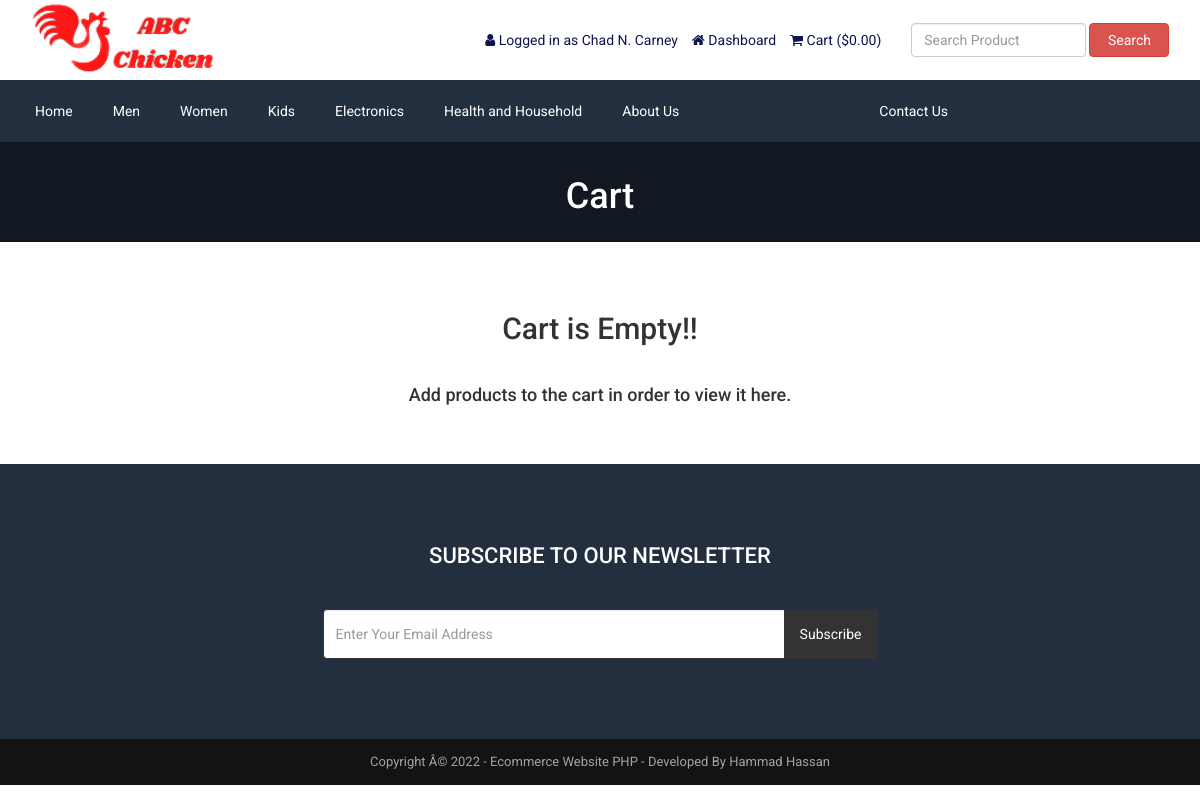
Page /cart.php (signed in) on the committed database.
### tables this page shows
CREATE TABLE `tbl_settings` (
  `id` int(11) NOT NULL,
  `logo` varchar(255) NOT NULL,
  `favicon` varchar(255) NOT NULL,
  `footer_about` text NOT NULL,
  `footer_copyright` text NOT NULL,
  `contact_address` text NOT NULL,
  `contact_email` varchar(255) NOT NULL,
  `contact_phone` varchar(255) NOT NULL,
  `contact_fax` varchar(255) NOT NULL,
  `contact_map_iframe` text NOT NULL,
  `receive_email` varchar(255) NOT NULL,
  `receive_email_subject` varchar(255) NOT NULL,
  `receive_email_thank_you_message` text NOT NULL,
  `forget_password_message` text NOT NULL,
  `total_recent_post_footer` int(10) NOT NULL,
  `total_popular_post_footer` int(10) NOT NULL,
  `total_recent_post_sidebar` int(11) NOT NULL,
  `total_popular_post_sidebar` int(11) NOT NULL,
  `total_featured_product_home` int(11) NOT NULL,
  `total_latest_product_home` int(11) NOT NULL,
  `total_popular_product_home` int(11) NOT NULL,
  `meta_title_home` text NOT NULL,
  `meta_keyword_home` text NOT NULL,
  `meta_description_home` text NOT NULL,
  `banner_login` varchar(255) NOT NULL,
  `banner_registration` varchar(255) NOT NULL,
  `banner_forget_password` varchar(255) NOT NULL,
  `banner_reset_password` varchar(255) NOT NULL,
  `banner_search` varchar(255) NOT NULL,
  `banner_cart` varchar(255) NOT NULL,
  `banner_checkout` varchar(255) NOT NULL,
  `banner_product_category` varchar(255) NOT NULL,
  `banner_blog` varchar(255) NOT NULL,
  `cta_title` varchar(255) NOT NULL,
  `cta_content` text NOT NULL,
  `cta_read_more_text` varchar(255) NOT NULL,
  `cta_read_more_url` varchar(255) NOT NULL,
  `cta_photo` varchar(255) NOT NULL,
  `featured_product_title` varchar(255) NOT NULL,
  `featured_product_subtitle` varchar(255) NOT NULL,
  `latest_product_title` varchar(255) NOT NULL,
  `latest_product_subtitle` varchar(255) NOT NULL,
  `popular_product_title` varchar(255) NOT NULL,
  `popular_product_subtitle` varchar(255) NOT NULL,
  `testimonial_title` varchar(255) NOT NULL,
  `testimonial_subtitle` varchar(255) NOT NULL,
  `testimonial_photo` varchar(255) NOT NULL,
  `blog_title` varchar(255) NOT NULL,
  `blog_subtitle` varchar(255) NOT NULL,
  `newsletter_text` text NOT NULL,
  `paypal_email` varchar(255) NOT NULL,
  `stripe_public_key` varchar(255) NOT NULL,
  `stripe_secret_key` varchar(255) NOT NULL,
  `bank_detail` text NOT NULL,
  `before_head` text NOT NULL,
  `after_body` text NOT NULL,
  `before_body` text NOT NULL,
  `home_service_on_off` int(11) NOT NULL,
  `home_welcome_on_off` int(11) NOT NULL,
  `home_featured_product_on_off` int(11) NOT NULL,
  `home_latest_product_on_off` int(11) NOT NULL,
  `home_popular_product_on_off` int(11) NOT NULL,
  `home_testimonial_on_off` int(11) NOT NULL,
  `home_blog_on_off` int(11) NOT NULL,
  `newsletter_on_off` int(11) NOT NULL,
  `ads_above_welcome_on_off` int(1) NOT NULL,
  `ads_above_featured_product_on_off` int(1) NOT NULL,
  `ads_above_latest_product_on_off` int(1) NOT NULL,
  `ads_above_popular_product_on_off` int(1) NOT NULL,
  `ads_above_testimonial_on_off` int(1) NOT NULL,
  `ads_category_sidebar_on_off` int(1) NOT NULL
);

CREATE TABLE `tbl_top_category` (
  `tcat_id` int(11) NOT NULL,
  `tcat_name` varchar(255) NOT NULL,
  `show_on_menu` int(1) NOT NULL
);

CREATE TABLE `tbl_page` (
  `id` int(11) NOT NULL,
  `about_title` varchar(255) NOT NULL,
  `about_content` text NOT NULL,
  `about_banner` varchar(255) NOT NULL,
  `about_meta_title` varchar(255) NOT NULL,
  `about_meta_keyword` text NOT NULL,
  `about_meta_description` text NOT NULL,
  `faq_title` varchar(255) NOT NULL,
  `faq_banner` varchar(255) NOT NULL,
  `faq_meta_title` varchar(255) NOT NULL,
  `faq_meta_keyword` text NOT NULL,
  `faq_meta_description` text NOT NULL,
  `blog_title` varchar(255) NOT NULL,
  `blog_banner` varchar(255) NOT NULL,
  `blog_meta_title` varchar(255) NOT NULL,
  `blog_meta_keyword` text NOT NULL,
  `blog_meta_description` text NOT NULL,
  `contact_title` varchar(255) NOT NULL,
  `contact_banner` varchar(255) NOT NULL,
  `contact_meta_title` varchar(255) NOT NULL,
  `contact_meta_keyword` text NOT NULL,
  `contact_meta_description` text NOT NULL,
  `pgallery_title` varchar(255) NOT NULL,
  `pgallery_banner` varchar(255) NOT NULL,
  `pgallery_meta_title` varchar(255) NOT NULL,
  `pgallery_meta_keyword` text NOT NULL,
  `pgallery_meta_description` text NOT NULL,
  `vgallery_title` varchar(255) NOT NULL,
  `vgallery_banner` varchar(255) NOT NULL,
  `vgallery_meta_title` varchar(255) NOT NULL,
  `vgallery_meta_keyword` text NOT NULL,
  `vgallery_meta_description` text NOT NULL
);

### cart.php (the view, shortened to what this page needs)
<?php require_once('header.php'); ?>
<?php
$statement = $pdo->prepare("SELECT * FROM tbl_settings WHERE id=1");
$statement->execute();
$result = $statement->fetchAll(PDO::FETCH_ASSOC);
foreach ($result as $row) {
    $banner_cart = $row['banner_cart'];
}
?>
<div class="page-banner" style="background-image: url(assets/uploads/<?php echo $banner_cart; ?>)">
    <div class="overlay"></div>
    <div class="page-banner-inner">
        <h1><?php echo LANG_VALUE_18; ?></h1>
    </div>
</div>
<div class="page">
	<div class="container">
		<div class="row">
			<div class="col-md-12">
                <?php if(!isset($_SESSION['cart_p_id'])): ?>
                    <?php echo '<h2 class="text-center">Cart is Empty!!</h2></br>'; ?>
                    <?php echo '<h4 class="text-center">Add products to the cart in order to view it here.</h4>'; ?>
                <?php endif; ?>
			</div>
		</div>
	</div>
</div>
<?php require_once('footer.php'); ?>

### header.php (shortened to what this page needs)
<?php
include("admin/inc/config.php");
$statement = $pdo->prepare("SELECT * FROM tbl_settings WHERE id=1");
$statement->execute();
$result = $statement->fetchAll(PDO::FETCH_ASSOC);
foreach ($result as $row)
{
	$logo = $row['logo'];
}
?>
<!DOCTYPE html>
<html lang="en">
<head>
	<link rel="stylesheet" href="assets/css/bootstrap.min.css">
	<link rel="stylesheet" href="assets/css/font-awesome.min.css">
	<link rel="stylesheet" href="assets/css/owl.carousel.min.css">
	<link rel="stylesheet" href="assets/css/owl.theme.default.min.css">
	<link rel="stylesheet" href="assets/css/jquery.bxslider.min.css">
    <link rel="stylesheet" href="assets/css/magnific-popup.css">
    <link rel="stylesheet" href="assets/css/rating.css">
	<link rel="stylesheet" href="assets/css/spacing.css">
	<link rel="stylesheet" href="assets/css/bootstrap-touch-slider.css">
	<link rel="stylesheet" href="assets/css/animate.min.css">
	<link rel="stylesheet" href="assets/css/tree-menu.css">
	<link rel="stylesheet" href="assets/css/select2.min.css">
	<link rel="stylesheet" href="assets/css/main.css">
	<link rel="stylesheet" href="assets/css/responsive.css">
	<?php
	$statement = $pdo->prepare("SELECT * FROM tbl_page WHERE id=1");
	$statement->execute();
	$result = $statement->fetchAll(PDO::FETCH_ASSOC);
		?>
</head>
<body>
<div class="header">
	<div class="container">
		<div class="row inner">
			<div class="col-md-4 logo">
				<a href="index.php"><img src="assets/uploads/<?php echo $logo; ?>" alt="logo image"></a>
			</div>
			<div class="col-md-5 right">
				<ul>
					<?php
					if(isset($_SESSION['customer'])) {
						?>
						<li><i class="fa fa-user"></i> <?php echo LANG_VALUE_13; ?> <?php echo $_SESSION['customer']['cust_name']; ?></li>
						<li><a href="dashboard.php"><i class="fa fa-home"></i> <?php echo LANG_VALUE_89; ?></a></li>
						<?php
					} else {
						?>
						<li><a href="login.php"><i class="fa fa-sign-in"></i> <?php echo LANG_VALUE_9; ?></a></li>
						<li><a href="registration.php"><i class="fa fa-user-plus"></i> <?php echo LANG_VALUE_15; ?></a></li>
						<?php
					}
					?>
					<li><a href="cart.php"><i class="fa fa-shopping-cart"></i> <?php echo LANG_VALUE_18; ?> (<?php echo LANG_VALUE_1; ?><?php
					if(isset($_SESSION['cart_p_id'])) {
						$table_total_price = 0;
						$i=0;
	                    foreach($_SESSION['cart_p_qty'] as $key => $value)
	                    {
	                        $i++;
	                        $arr_cart_p_qty[$i] = $value;
	                    }                    $i=0;
	                    foreach($_SESSION['cart_p_current_price'] as $key => $value)
	                    {
	                        $i++;
	                        $arr_cart_p_current_price[$i] = $value;
	                    }
	                    for($i=1;$i<=count($arr_cart_p_qty);$i++) {
	                    	$row_total_price = $arr_cart_p_current_price[$i]*$arr_cart_p_qty[$i];
	                        $table_total_price = $table_total_price + $row_total_price;
	                    }
						echo $table_total_price;
					} else {
						echo '0.00';
					}
					?>)</a></li>
				</ul>
			</div>
			<div class="col-md-3 search-area">
				<form class="navbar-form navbar-left" role="search" action="search-result.php" method="get">
					<div class="form-group">
						<input type="text" class="form-control search-top" placeholder="<?php echo LANG_VALUE_2; ?>" name="search_text">
					</div>
					<button type="submit" class="btn btn-danger"><?php echo LANG_VALUE_3; ?></button>
				</form>
			</div>
		</div>
	</div>
</div>
<div class="nav">
	<div class="container">
		<div class="row">
			<div class="col-md-12 pl_0 pr_0">
				<div class="menu-container">
					<div class="menu">
						<ul>
							<li><a href="index.php">Home</a></li>
							<?php
							$statement = $pdo->prepare("SELECT * FROM tbl_top_category WHERE show_on_menu=1");
							$statement->execute();
							$result = $statement->fetchAll(PDO::FETCH_ASSOC);
							foreach ($result as $row) {
								?>
								<li><a href="product-category.php?id=<?php echo $row['tcat_id']; ?>&type=top-category"><?php echo $row['tcat_name']; ?></a>
								</li>
								<?php
							}
							?>
							<?php
							$statement = $pdo->prepare("SELECT * FROM tbl_page WHERE id=1");
							$statement->execute();
							$result = $statement->fetchAll(PDO::FETCH_ASSOC);
							foreach ($result as $row) {
								$about_title = $row['about_title'];
								$shipingPolicy_title = $row['shipingPolicy_title'];
								$PrivacyPolicy_title = $row['PrivacyPolicy_title'];
								$returnPolicy_title = $row['returnPolicy_title'];
								$termsAndCondition_title = $row['termsAndCondition_title'];
								$contact_title = $row['contact_title'];
							}
							?>
							<li><a href="about.php"><?php echo $about_title; ?></a></li>
							<li><a href="Shiping-Policy.php"><?php echo $shipingPolicy_title; ?></a></li>
							<li><a href="Terms_and_Conditions.php"><?php echo $termsAndCondition_title; ?></a></li>
							<li><a href="Return-Policy.php"><?php echo $returnPolicy_title; ?></a></li>
							<li><a href="Privacy-Policy.php"><?php echo $PrivacyPolicy_title; ?></a></li>
							<li><a href="contact.php"><?php echo $contact_title; ?></a></li>
						</ul>
					</div>
				</div>
			</div>
		</div>
	</div>
</div>

### footer.php (shortened to what this page needs)
<?php
$statement = $pdo->prepare("SELECT * FROM tbl_settings WHERE id=1");
$statement->execute();
$result = $statement->fetchAll(PDO::FETCH_ASSOC);
foreach ($result as $row)
{
	$footer_copyright = $row['footer_copyright'];
    $newsletter_on_off = $row['newsletter_on_off'];
}
?>
<?php if($newsletter_on_off == 1): ?>
<section class="home-newsletter">
	<div class="container">
		<div class="row">
			<div class="col-md-6 col-md-offset-3">
				<div class="single">
				<form action="" method="post">
					<h2><?php echo LANG_VALUE_93; ?></h2>
					<div class="input-group">
			        	<input type="email" class="form-control" placeholder="<?php echo LANG_VALUE_95; ?>" name="email_subscribe">
			         	<span class="input-group-btn">
			         	<button class="btn btn-theme" type="submit" name="form_subscribe"><?php echo LANG_VALUE_92; ?></button>
			         	</span>
			        </div>
				</div>
			</div>
		</div>
	</div>
</section>
<?php endif; ?>
<div class="footer-bottom">
	<div class="container">
		<div class="row">
			<div class="col-md-12 copyright">
				<?php echo $footer_copyright; ?>
			</div>
		</div>
	</div>
</div>
</body>
</html>

### assets/css/main.css (style rules this page uses)
* { margin: 0; padding: 0; }
body { font-family: "Roboto", sans-serif; font-size: 14px; }
h1, h2, h3, h4, h5, h6 { font-family: "Roboto", sans-serif; }
a { text-decoration: none; }
.header { width: 100%; height: auto; background: #fff; }
.header .inner { height: auto; display: table; }
.header .logo { float: none; display: table-cell; vertical-align: middle; }
.header .logo img { max-width: 100%; height: 80px; }
.header .navbar-form .form-control { width: 300px; }
.header .search-area { float: none; display: table-cell; vertical-align: middle; }
.header .search-area .form-group { width: calc(100% - 84px); }
.header .search-area button { width: 80px; }
.header .search-area form { width: 100%; }
.header .right { float: none; display: table-cell; vertical-align: middle; padding-right: 0; }
.header .right ul { float: right; margin-bottom: 0; }
.header .right ul li { list-style-type: none; float: left; margin-left: 14px; color: #0d1452; }
.header .right ul li a { color: #0d1452; }
.header .navbar-form .search-top { width: 100%; }
.nav { background: #232f3e; }
.menu-container { width: 100%; margin: 0 auto; background: #232f3e; }
.menu-dropdown-icon:before { content: "\f067"; font-family: "FontAwesome"; display: none; cursor: pointer; float: right; padding: 1.5em 2em; background: #fff; color: #333; }
.menu > ul { margin: 0 auto; width: 100%; list-style: none; padding: 0; position: relative; box-sizing: border-box; }
.menu > ul:before, .menu > ul:after { content: ""; display: table; }
.menu > ul:after { clear: both; }
.menu > ul > li { float: left; padding: 0; margin: 0; }
.menu > ul > li a { text-decoration: none; padding: 1.5em 20px; display: block; color: #fff; }
.footer-bottom { width: 100%; height: auto; background: #141314; padding: 14px 0; }
.footer-bottom .copyright { font-size: 13px; color: #a3a3a3; text-align: center; }
.page-banner { width: 100%; height: auto; background-repeat: no-repeat; background-position: center center; -webkit-background-size: cover; background-size: cover; position: relative; padding-top: 15px; padding-bottom: 15px; overflow: hidden; }
.page-banner .overlay { position: absolute; left: 0; top: 0; width: 100%; height: 100%; opacity: 0.7; background: #131921; }
.page-banner h1 { color: #fff; text-align: center; z-index: 999; position: relative; }
.page { width: 100%; height: auto; padding-top: 50px; padding-bottom: 50px; }
.home-newsletter { padding: 80px 0; background: #232f3e; }
.home-newsletter .single { max-width: 650px; margin: 0 auto; text-align: center; position: relative; z-index: 2; }
.home-newsletter .single h2 { font-size: 22px; color: white; text-transform: uppercase; margin-bottom: 40px; margin-top: 0; }
.home-newsletter .single .form-control { height: 50px; border-color: #333; outline: none; }
.home-newsletter .single .btn { min-height: 50px; background: #333; color: #fff; padding-left: 15px; padding-right: 15px; }

### assets/css/responsive.css (style rules this page uses)
@media only screen and (min-width: 992px) { .header .inner { width: 100%; } }
@media only screen and (min-width: 992px) { .header .search-area { padding-right: 0; } }
@media only screen and (min-width: 992px) { .header .search-area form { padding-right: 0; } }
@media only screen and (min-width: 992px) { .header .container { padding-right: 0; } }

### rows in the picture
tbl_settings: logo (picture), banner_cart (picture), footer_copyright "Copyright Â© 2022 - Ecommerce Website PHP - Developed By Hammad Hassan"
tbl_top_category: tcat_name "Men"
tbl_top_category: tcat_name "Women"
tbl_top_category: tcat_name "Kids"
tbl_top_category: tcat_name "Electronics"
tbl_top_category: tcat_name "Health and Household"
tbl_page: about_title "About Us", contact_title "Contact Us"

### other values in the picture
LANG_VALUE_13 "Logged in as"
$_SESSION['customer']['cust_name'] "Chad N. Carney"
LANG_VALUE_89 "Dashboard"
LANG_VALUE_18 "Cart"
LANG_VALUE_1 "$"
LANG_VALUE_3 "Search"
LANG_VALUE_93 "SUBSCRIBE TO OUR NEWSLETTER"
LANG_VALUE_92 "Subscribe"
